Frame 1 (no input): blank canvas, image omitted
Frame 60 (the mouse pressed at the canvas centre just before this capture): blank canvas, image omitted
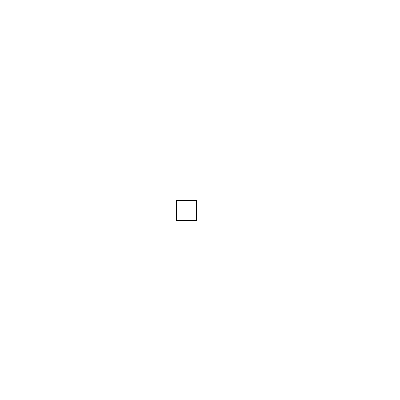
Frame 120 (the mouse held since frame 60 and released just before this capture)

The Processing sketch whose frames 1 and 60 were blank and that drew this single picture after the mouse press (run headless with seeded random() and noise(); from frame 60 on, the mouse is pressed at the canvas centre):

// Processing sketch: processing_67286
// ── processing_67286.pde

float rect_x;

void setup(){
 size(400,400); 
 rect_x = width*.5;
}

void draw(){
  background(255);
 rect_x= sin(millis() * .01)*50+ mouseX;  //sin is always between 1 and -1. (ease in and ease out)
 //rect_x= cos(millis() * .001)*200+200;  //cos is always between 1 and -1. (ease in and ease out) same as in sin!
 rect (rect_x-10, mouseY, 20,20);
}
